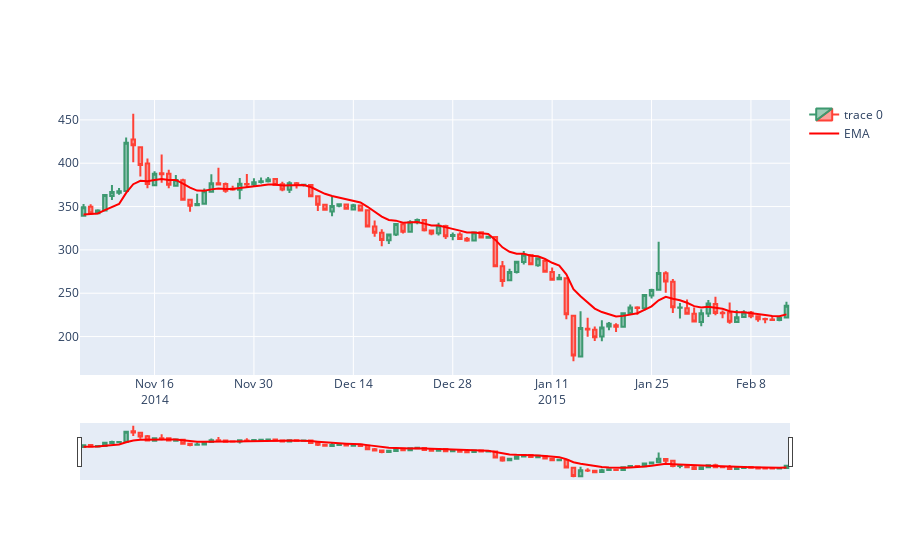

Notebook source saved alongside this figure:
### Code cell
dfpl = df[50:150]
import plotly.graph_objects as go

fig = go.Figure(data=[go.Candlestick(x=dfpl.index,
                open=dfpl['Open'],
                high=dfpl['High'],
                low=dfpl['Low'],
                close=dfpl['Close']),
                go.Scatter(x=dfpl.index, y=dfpl.EMA, line=dict(color='red', width=2), name="EMA")])


fig.show()
